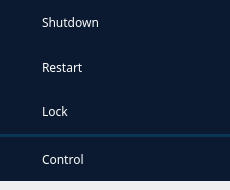
<?xml version="1.0" encoding="UTF-8"?>
<ui version="4.0">
 <class>Form</class>
 <widget class="QWidget" name="Form">
  <property name="geometry">
   <rect>
    <x>0</x>
    <y>0</y>
    <width>230</width>
    <height>190</height>
   </rect>
  </property>
  <property name="minimumSize">
   <size>
    <width>230</width>
    <height>190</height>
   </size>
  </property>
  <property name="maximumSize">
   <size>
    <width>230</width>
    <height>190</height>
   </size>
  </property>
  <layout class="QVBoxLayout" name="verticalLayout_2">
   <property name="spacing">
    <number>0</number>
   </property>
   <property name="leftMargin">
    <number>0</number>
   </property>
   <property name="topMargin">
    <number>0</number>
   </property>
   <property name="rightMargin">
    <number>0</number>
   </property>
   <property name="bottomMargin">
    <number>9</number>
   </property>
   <item>
    <widget class="QWidget" name="widget" native="true">
     <property name="styleSheet">
      <string notr="true">QWidget {
	background: #0B1A30;
	color: white; 
	font-family: Barlow
}
</string>
     </property>
     <layout class="QVBoxLayout" name="verticalLayout">
      <property name="spacing">
       <number>0</number>
      </property>
      <property name="leftMargin">
       <number>0</number>
      </property>
      <property name="topMargin">
       <number>0</number>
      </property>
      <property name="rightMargin">
       <number>0</number>
      </property>
      <property name="bottomMargin">
       <number>0</number>
      </property>
      <item>
       <layout class="QHBoxLayout" name="horizontalLayout">
        <property name="spacing">
         <number>10</number>
        </property>
        <property name="leftMargin">
         <number>10</number>
        </property>
        <property name="topMargin">
         <number>10</number>
        </property>
        <property name="rightMargin">
         <number>10</number>
        </property>
        <property name="bottomMargin">
         <number>10</number>
        </property>
        <item>
         <widget class="QLabel" name="label_5">
          <property name="minimumSize">
           <size>
            <width>22</width>
            <height>22</height>
           </size>
          </property>
          <property name="maximumSize">
           <size>
            <width>22</width>
            <height>22</height>
           </size>
          </property>
          <property name="text">
           <string/>
          </property>
          <property name="pixmap">
           <pixmap resource="C:/Users/moral/Desktop/Resources/Resources.qrc">:/icons/shutdown.png</pixmap>
          </property>
          <property name="scaledContents">
           <bool>false</bool>
          </property>
          <property name="alignment">
           <set>Qt::AlignCenter</set>
          </property>
         </widget>
        </item>
        <item>
         <widget class="QLabel" name="label_6">
          <property name="font">
           <font>
            <family>Barlow</family>
            <pointsize>9</pointsize>
           </font>
          </property>
          <property name="text">
           <string>Shutdown</string>
          </property>
         </widget>
        </item>
       </layout>
      </item>
      <item>
       <layout class="QHBoxLayout" name="horizontalLayout_3">
        <property name="spacing">
         <number>10</number>
        </property>
        <property name="leftMargin">
         <number>10</number>
        </property>
        <property name="topMargin">
         <number>10</number>
        </property>
        <property name="rightMargin">
         <number>10</number>
        </property>
        <property name="bottomMargin">
         <number>10</number>
        </property>
        <item>
         <widget class="QLabel" name="label_9">
          <property name="minimumSize">
           <size>
            <width>22</width>
            <height>22</height>
           </size>
          </property>
          <property name="maximumSize">
           <size>
            <width>22</width>
            <height>22</height>
           </size>
          </property>
          <property name="text">
           <string/>
          </property>
          <property name="pixmap">
           <pixmap resource="C:/Users/moral/Desktop/Resources/Resources.qrc">:/icons/restart.png</pixmap>
          </property>
          <property name="scaledContents">
           <bool>false</bool>
          </property>
          <property name="alignment">
           <set>Qt::AlignCenter</set>
          </property>
         </widget>
        </item>
        <item>
         <widget class="QLabel" name="label_10">
          <property name="font">
           <font>
            <family>Barlow</family>
            <pointsize>9</pointsize>
           </font>
          </property>
          <property name="text">
           <string>Restart</string>
          </property>
         </widget>
        </item>
       </layout>
      </item>
      <item>
       <widget class="QWidget" name="widget_2" native="true">
        <layout class="QHBoxLayout" name="horizontalLayout_2">
         <property name="spacing">
          <number>10</number>
         </property>
         <property name="leftMargin">
          <number>10</number>
         </property>
         <property name="topMargin">
          <number>10</number>
         </property>
         <property name="rightMargin">
          <number>10</number>
         </property>
         <property name="bottomMargin">
          <number>10</number>
         </property>
         <item>
          <widget class="QLabel" name="label_7">
           <property name="minimumSize">
            <size>
             <width>22</width>
             <height>22</height>
            </size>
           </property>
           <property name="maximumSize">
            <size>
             <width>22</width>
             <height>22</height>
            </size>
           </property>
           <property name="text">
            <string/>
           </property>
           <property name="pixmap">
            <pixmap resource="C:/Users/moral/Desktop/Resources/Resources.qrc">:/icons/lock.png</pixmap>
           </property>
           <property name="scaledContents">
            <bool>false</bool>
           </property>
           <property name="alignment">
            <set>Qt::AlignCenter</set>
           </property>
          </widget>
         </item>
         <item>
          <widget class="QLabel" name="label_8">
           <property name="font">
            <font>
             <family>Barlow</family>
             <pointsize>9</pointsize>
            </font>
           </property>
           <property name="text">
            <string>Lock</string>
           </property>
          </widget>
         </item>
        </layout>
       </widget>
      </item>
      <item>
       <widget class="Line" name="line">
        <property name="styleSheet">
         <string notr="true">color: #083654;</string>
        </property>
        <property name="frameShadow">
         <enum>QFrame::Plain</enum>
        </property>
        <property name="lineWidth">
         <number>3</number>
        </property>
        <property name="orientation">
         <enum>Qt::Horizontal</enum>
        </property>
       </widget>
      </item>
      <item>
       <widget class="QWidget" name="widget_4" native="true">
        <layout class="QHBoxLayout" name="horizontalLayout_4">
         <property name="spacing">
          <number>10</number>
         </property>
         <property name="leftMargin">
          <number>10</number>
         </property>
         <property name="topMargin">
          <number>10</number>
         </property>
         <property name="rightMargin">
          <number>10</number>
         </property>
         <property name="bottomMargin">
          <number>10</number>
         </property>
         <item>
          <widget class="QLabel" name="label_11">
           <property name="minimumSize">
            <size>
             <width>22</width>
             <height>22</height>
            </size>
           </property>
           <property name="maximumSize">
            <size>
             <width>22</width>
             <height>22</height>
            </size>
           </property>
           <property name="text">
            <string/>
           </property>
           <property name="pixmap">
            <pixmap resource="C:/Users/moral/Desktop/Resources/Resources.qrc">:/icons/remote_desktop.png</pixmap>
           </property>
           <property name="scaledContents">
            <bool>false</bool>
           </property>
           <property name="alignment">
            <set>Qt::AlignCenter</set>
           </property>
          </widget>
         </item>
         <item>
          <widget class="QLabel" name="label_12">
           <property name="font">
            <font>
             <family>Barlow</family>
             <pointsize>9</pointsize>
            </font>
           </property>
           <property name="text">
            <string>Control</string>
           </property>
          </widget>
         </item>
        </layout>
       </widget>
      </item>
     </layout>
    </widget>
   </item>
  </layout>
 </widget>
 <resources>
  <include location="C:/Users/moral/Desktop/Resources/Resources.qrc"/>
 </resources>
 <connections/>
</ui>
